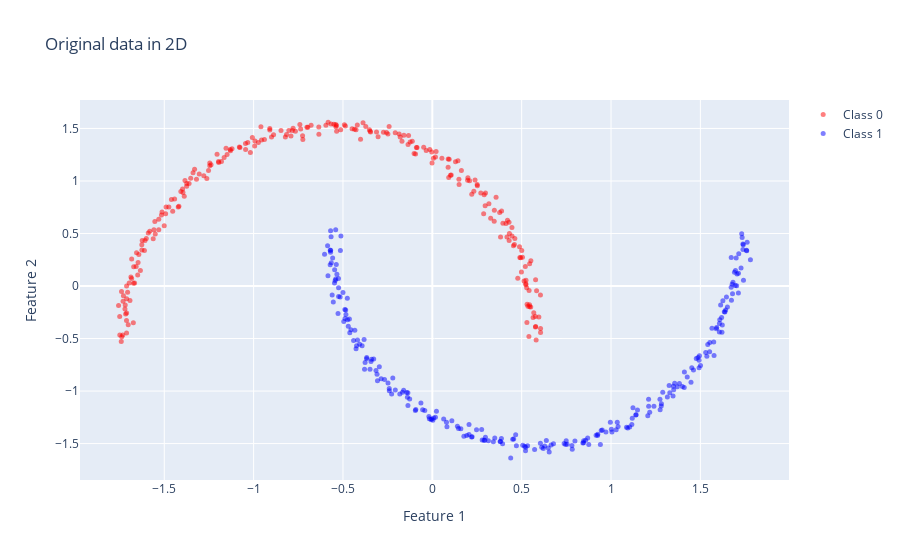
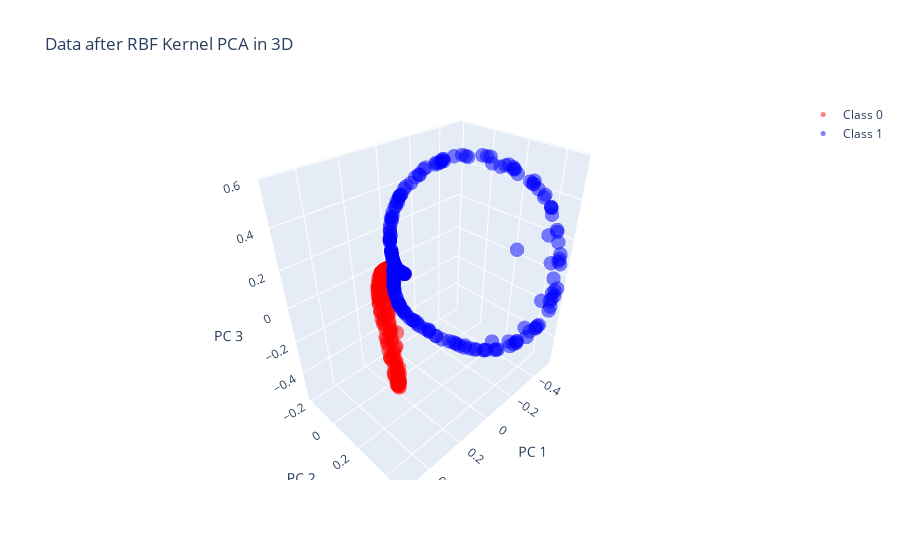

The code cell stored with these charts, in order, in its notebook:
### Code cell
import plotly.graph_objs as go
from sklearn.datasets import make_moons
from sklearn.preprocessing import StandardScaler
from sklearn.decomposition import KernelPCA
import numpy as np

# Create the half moon data
X, y = make_moons(n_samples=500, noise=0.02)

# Standardize the data
scaler = StandardScaler()
X_std = scaler.fit_transform(X)

# Apply the RBF kernel PCA 
kpca = KernelPCA(n_components=3, kernel='rbf', gamma=15)
X_kpca = kpca.fit_transform(X_std)

# Create a trace for the original data
trace1 = go.Scatter(x=X_std[y==0, 0], y=X_std[y==0, 1], 
                    mode='markers', name='Class 0',
                    marker=dict(color='red', size=5, opacity=0.5))
trace2 = go.Scatter(x=X_std[y==1, 0], y=X_std[y==1, 1], 
                    mode='markers', name='Class 1',
                    marker=dict(color='blue', size=5, opacity=0.5))

# Create a trace for the transformed data
trace3 = go.Scatter3d(x=X_kpca[y==0, 0], y=X_kpca[y==0, 1], z=X_kpca[y==0, 2], 
                      mode='markers', name='Class 0',
                      marker=dict(color='red', size=5, opacity=0.5))
trace4 = go.Scatter3d(x=X_kpca[y==1, 0], y=X_kpca[y==1, 1], z=X_kpca[y==1, 2], 
                      mode='markers', name='Class 1',
                      marker=dict(color='blue', size=5, opacity=0.5))

# Create the layouts
layout1 = go.Layout(title='Original data in 2D', autosize=True, 
                    xaxis=dict(title='Feature 1'),
                    yaxis=dict(title='Feature 2'))
layout2 = go.Layout(title='Data after RBF Kernel PCA in 3D', autosize=True, 
                    scene=dict(xaxis=dict(title='PC 1'),
                               yaxis=dict(title='PC 2'),
                               zaxis=dict(title='PC 3')))

# Create the figures and plot
fig1 = go.Figure(data=[trace1, trace2], layout=layout1)
fig2 = go.Figure(data=[trace3, trace4], layout=layout2)

fig1.show()
fig2.show()

### Figure 1 — Plotly figure (JSON) as saved in the notebook; plotly's stock layout.template omitted (floating-point values rounded to 4 significant figures; data arrays with more than 128 entries replaced by an {"elided": "..."} marker saying what was removed)
{"data": [{"marker": {"color": "red", "opacity": 0.5, "size": 5}, "mode": "markers", "name": "Class 0", "type": "scatter", "x": {"elided": "250 float values"}, "y": {"elided": "250 float values"}}, {"marker": {"color": "blue", "opacity": 0.5, "size": 5}, "mode": "markers", "name": "Class 1", "type": "scatter", "x": {"elided": "250 float values"}, "y": {"elided": "250 float values"}}], "layout": {"autosize": true, "title": {"text": "Original data in 2D"}, "xaxis": {"title": {"text": "Feature 1"}}, "yaxis": {"title": {"text": "Feature 2"}}}}

### Figure 2 — Plotly figure (JSON) as saved in the notebook; plotly's stock layout.template omitted (floating-point values rounded to 4 significant figures; data arrays with more than 128 entries replaced by an {"elided": "..."} marker saying what was removed)
{"data": [{"marker": {"color": "red", "opacity": 0.5, "size": 5}, "mode": "markers", "name": "Class 0", "type": "scatter3d", "x": {"elided": "250 float values"}, "y": {"elided": "250 float values"}, "z": {"elided": "250 float values"}}, {"marker": {"color": "blue", "opacity": 0.5, "size": 5}, "mode": "markers", "name": "Class 1", "type": "scatter3d", "x": {"elided": "250 float values"}, "y": {"elided": "250 float values"}, "z": {"elided": "250 float values"}}], "layout": {"autosize": true, "scene": {"xaxis": {"title": {"text": "PC 1"}}, "yaxis": {"title": {"text": "PC 2"}}, "zaxis": {"title": {"text": "PC 3"}}}, "title": {"text": "Data after RBF Kernel PCA in 3D"}}}
